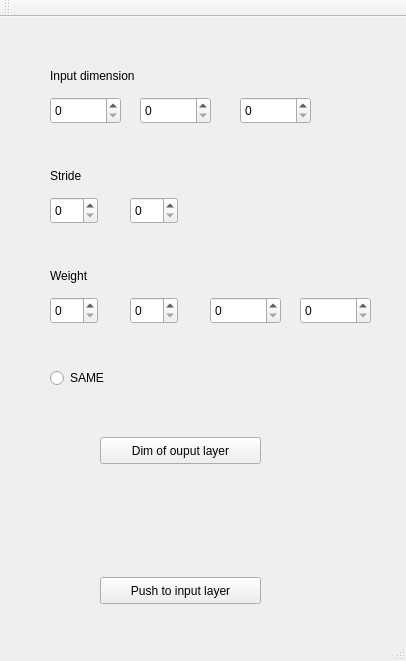
<?xml version="1.0" encoding="UTF-8"?>
<ui version="4.0">
 <class>MainWindow</class>
 <widget class="QMainWindow" name="MainWindow">
  <property name="geometry">
   <rect>
    <x>0</x>
    <y>0</y>
    <width>406</width>
    <height>661</height>
   </rect>
  </property>
  <property name="windowTitle">
   <string>MainWindow</string>
  </property>
  <widget class="QWidget" name="centralWidget">
   <widget class="QSpinBox" name="spinBox">
    <property name="geometry">
     <rect>
      <x>50</x>
      <y>80</y>
      <width>71</width>
      <height>27</height>
     </rect>
    </property>
    <property name="maximum">
     <number>2999</number>
    </property>
   </widget>
   <widget class="QSpinBox" name="spinBox_2">
    <property name="geometry">
     <rect>
      <x>140</x>
      <y>80</y>
      <width>71</width>
      <height>27</height>
     </rect>
    </property>
    <property name="maximum">
     <number>2999</number>
    </property>
   </widget>
   <widget class="QSpinBox" name="spinBox_3">
    <property name="geometry">
     <rect>
      <x>240</x>
      <y>80</y>
      <width>71</width>
      <height>27</height>
     </rect>
    </property>
    <property name="maximum">
     <number>9999</number>
    </property>
   </widget>
   <widget class="QSpinBox" name="spinBox_4">
    <property name="geometry">
     <rect>
      <x>50</x>
      <y>180</y>
      <width>48</width>
      <height>27</height>
     </rect>
    </property>
   </widget>
   <widget class="QSpinBox" name="spinBox_5">
    <property name="geometry">
     <rect>
      <x>130</x>
      <y>180</y>
      <width>48</width>
      <height>27</height>
     </rect>
    </property>
   </widget>
   <widget class="QSpinBox" name="spinBox_6">
    <property name="geometry">
     <rect>
      <x>50</x>
      <y>280</y>
      <width>48</width>
      <height>27</height>
     </rect>
    </property>
   </widget>
   <widget class="QSpinBox" name="spinBox_7">
    <property name="geometry">
     <rect>
      <x>130</x>
      <y>280</y>
      <width>48</width>
      <height>27</height>
     </rect>
    </property>
   </widget>
   <widget class="QSpinBox" name="spinBox_8">
    <property name="geometry">
     <rect>
      <x>210</x>
      <y>280</y>
      <width>71</width>
      <height>27</height>
     </rect>
    </property>
    <property name="maximum">
     <number>9999</number>
    </property>
   </widget>
   <widget class="QSpinBox" name="spinBox_9">
    <property name="geometry">
     <rect>
      <x>300</x>
      <y>280</y>
      <width>71</width>
      <height>27</height>
     </rect>
    </property>
    <property name="maximum">
     <number>9999</number>
    </property>
   </widget>
   <widget class="QLabel" name="label">
    <property name="geometry">
     <rect>
      <x>50</x>
      <y>50</y>
      <width>121</width>
      <height>17</height>
     </rect>
    </property>
    <property name="text">
     <string>Input dimension</string>
    </property>
   </widget>
   <widget class="QLabel" name="label_2">
    <property name="geometry">
     <rect>
      <x>50</x>
      <y>150</y>
      <width>121</width>
      <height>17</height>
     </rect>
    </property>
    <property name="text">
     <string>Stride</string>
    </property>
   </widget>
   <widget class="QLabel" name="label_3">
    <property name="geometry">
     <rect>
      <x>50</x>
      <y>250</y>
      <width>121</width>
      <height>17</height>
     </rect>
    </property>
    <property name="text">
     <string>Weight</string>
    </property>
   </widget>
   <widget class="QRadioButton" name="radioButton">
    <property name="geometry">
     <rect>
      <x>50</x>
      <y>350</y>
      <width>117</width>
      <height>22</height>
     </rect>
    </property>
    <property name="text">
     <string>SAME</string>
    </property>
   </widget>
   <widget class="QPushButton" name="pushButton">
    <property name="geometry">
     <rect>
      <x>100</x>
      <y>420</y>
      <width>161</width>
      <height>27</height>
     </rect>
    </property>
    <property name="text">
     <string>Dim of ouput layer</string>
    </property>
   </widget>
   <widget class="QLabel" name="Result">
    <property name="geometry">
     <rect>
      <x>60</x>
      <y>490</y>
      <width>261</width>
      <height>41</height>
     </rect>
    </property>
    <property name="text">
     <string/>
    </property>
   </widget>
   <widget class="QPushButton" name="pushButton_2">
    <property name="geometry">
     <rect>
      <x>100</x>
      <y>560</y>
      <width>161</width>
      <height>27</height>
     </rect>
    </property>
    <property name="text">
     <string>Push to input layer</string>
    </property>
   </widget>
  </widget>
  <widget class="QMenuBar" name="menuBar">
   <property name="geometry">
    <rect>
     <x>0</x>
     <y>0</y>
     <width>406</width>
     <height>25</height>
    </rect>
   </property>
  </widget>
  <widget class="QToolBar" name="mainToolBar">
   <attribute name="toolBarArea">
    <enum>TopToolBarArea</enum>
   </attribute>
   <attribute name="toolBarBreak">
    <bool>false</bool>
   </attribute>
  </widget>
  <widget class="QStatusBar" name="statusBar"/>
 </widget>
 <layoutdefault spacing="6" margin="11"/>
 <resources/>
 <connections/>
</ui>
